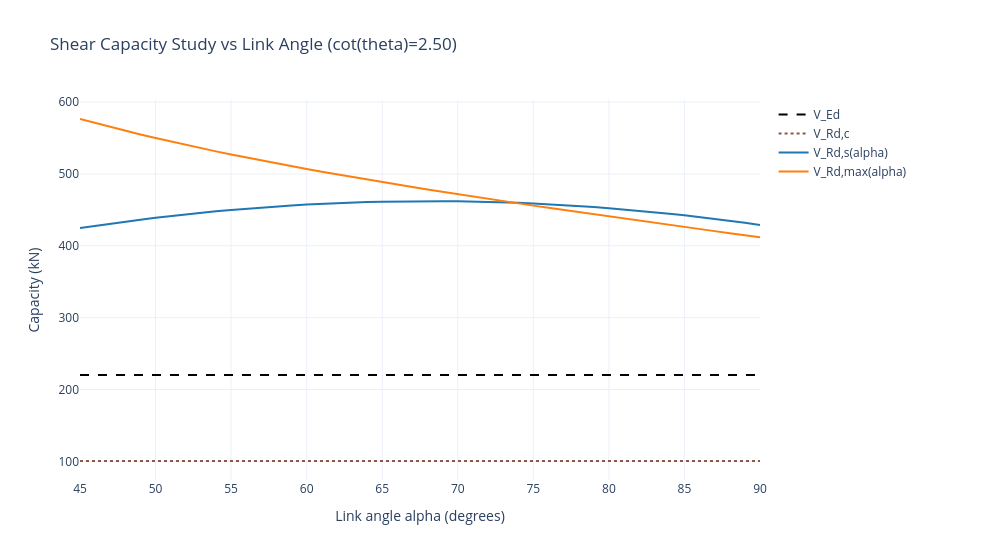

Source (notebook cell):
### Markdown cell above
## 5. Link Angle Study

Compares shear capacities while varying the stirrup angle for a fixed cot(theta).

### Code cell
fig_alpha = check.plot_link_angle_study(
    load_case=load_case,
    cot_theta=2.5,
    angle_min=45.0,
    angle_max=90.0,
    n_points=46,
    show=False,
)
fig_alpha
